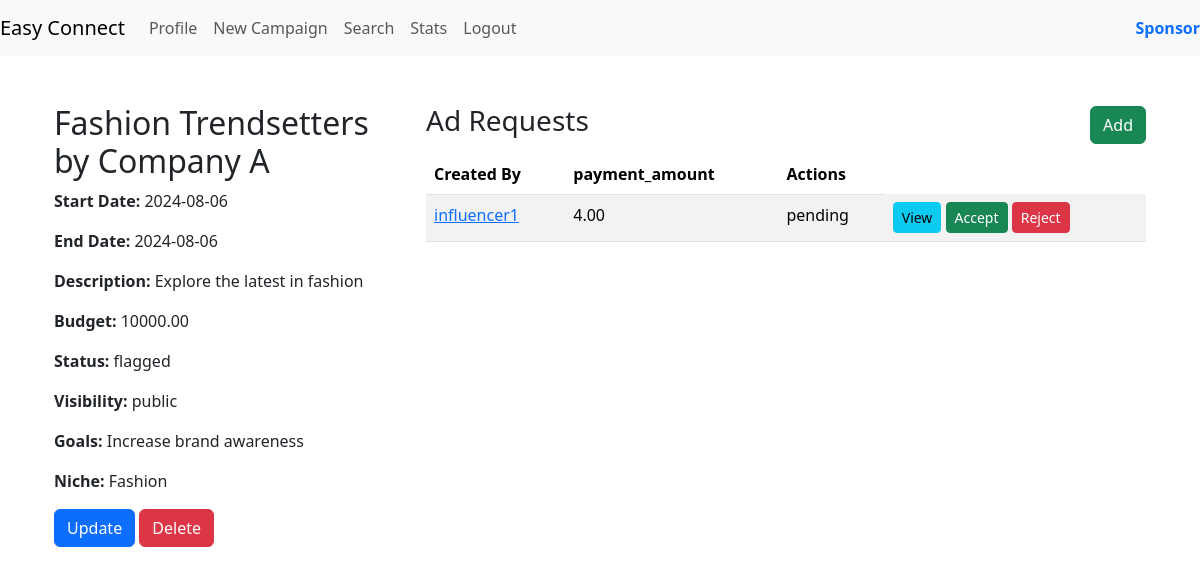
Before: /campaign_details/1 (signed in) with the older database file.
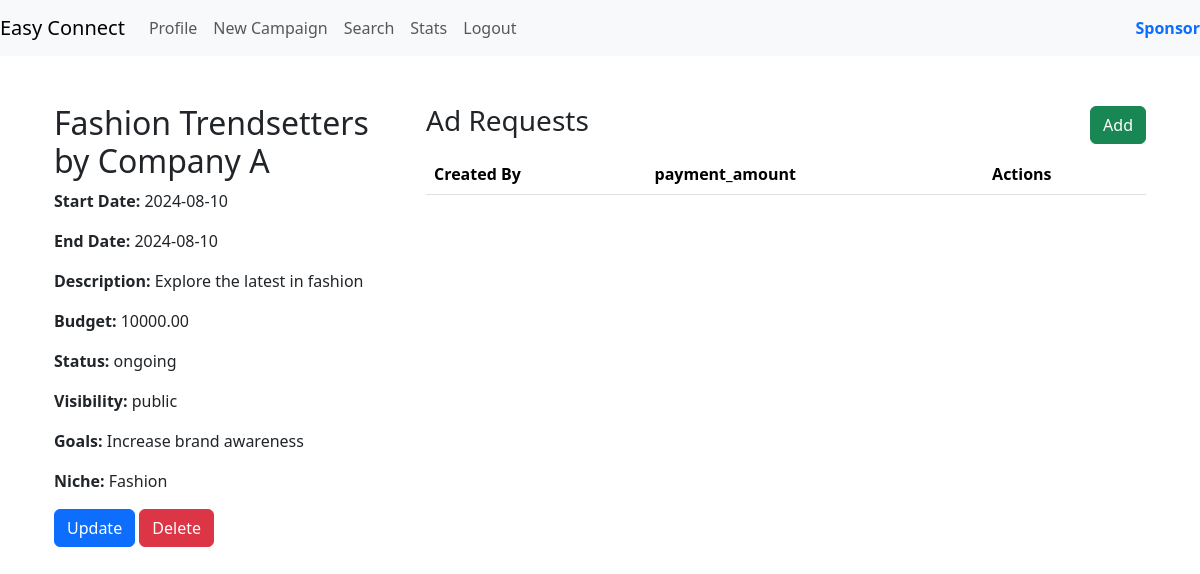
After: the same page with the newer database file.
### models.py (models this page shows)
class Campaign(db.Model):
    __tablename__ = 'campaign'
    campaign_id = db.Column(db.Integer, primary_key=True, autoincrement=True)
    sponsor_id = db.Column(db.Integer, db.ForeignKey('sponsors.sponsor_id'), nullable=False)
    name = db.Column(db.String(32),unique=True, nullable=False)
    description = db.Column(db.String(128))
    start_date = db.Column(db.Date)
    end_date = db.Column(db.Date)
    budget = db.Column(db.Float(10, 2), nullable=False)
    visibility = db.Column(Enum('private', 'public', name='visibility_types'), default='public', nullable=False)
    goals = db.Column(db.String(128))
    niche = db.Column(db.String(32),nullable=False)
    campaign_status = db.Column(Enum('ongoing', 'flagged', 'deleted', 'completed' ,name='campaign_status_types'), default='ongoing', nullable=False)
    sponsor = db.relationship('Sponsor', backref=db.backref('campaigns', lazy=True))

class AdRequest(db.Model):
    __tablename__ = 'ad_request'
    ad_request_id = db.Column(db.Integer, primary_key=True, autoincrement=True)
    campaign_id = db.Column(db.Integer, db.ForeignKey('campaign.campaign_id'), nullable=False)
    created_by = db.Column(db.Integer, db.ForeignKey('user.id'), nullable=False)
    created_for = db.Column(db.Integer, db.ForeignKey('user.id'), nullable=False)
    messages = db.Column(db.String(64))
    requirements = db.Column(db.String(128))
    payment_amount = db.Column(db.Float(10, 2), nullable = False)
    status = db.Column(Enum('ongoing', 'pending', 'flagged', 'deleted', 'completed', 'rejected' ,name='ad_request_status_types'), default='pending', nullable=False)
    campaign = db.relationship('Campaign', backref=db.backref('ad_requests', lazy=True))
    creator = db.relationship('User', foreign_keys=[created_by], backref=db.backref('created_ad_requests', lazy=True))
    recipient = db.relationship('User', foreign_keys=[created_for], backref=db.backref('received_ad_requests', lazy=True))

class User(db.Model):
    __tablename__ = 'user'
    id = db.Column(db.Integer, primary_key=True, autoincrement=True)
    role_id = db.Column(db.Integer, db.ForeignKey('user_role.role_id'), nullable=False)
    username = db.Column(db.String(32), nullable=False, unique=True)
    email_id = db.Column(db.String(64),  nullable=False)
    password = db.Column(db.String(64), nullable=False)
    is_flagged = db.Column(db.Boolean ,default=False)
    role = db.relationship('UserRole', backref=db.backref('users', lazy=True))

### routes.py (the view)
@app.route('/campaign_details/<int:campaign_id>')
@auth_rep
def campaign_details(campaign_id):
    campaign = Campaign.query.get(campaign_id)
    requests = AdRequest.query.filter_by(campaign_id=campaign_id)
    return render_template('campaign_details.html', campaign=campaign,requests=requests)

### routes.py (called while the page is built)
def auth_rep(func):
    @wraps(func)
    def inner(*args,**kwargs):
        if 'user_id' in session:
            user = User.query.get(session['user_id'])
            if user.is_flagged:
                flash('Your account is flagged and cannot perform this action.', 'error')
                return redirect(url_for('login'))
            return func(*args,**kwargs)
        else:
            flash('You are not logged in,Please login to proceed','error')
            return redirect(url_for('login'))
    return inner

### templates/campaign_details.html (shortened to what this page needs)
{% extends 'layout.html' %}
{% block content %}
<div class="container">
    <div class="row">
        <div class="col-md-4">
            <h2>{{ campaign.name }}</h2>
            <p><strong>Start Date:</strong> {{ campaign.start_date }}</p>
            <p><strong>End Date:</strong> {{ campaign.end_date }}</p>
            <p><strong>Description:</strong> {{ campaign.description }}</p>
            <p><strong>Budget:</strong> {{ campaign.budget | round(2) }}</p>
            <p><strong>Status:</strong> {{ campaign.campaign_status }}</p>
            <p><strong>Visibility:</strong> {{ campaign.visibility }}</p>
            <p><strong>Goals:</strong> {{ campaign.goals }}</p>
            <p><strong>Niche:</strong> {{ campaign.niche }}</p>
            {% if session['role_id'] == 2 %}
            <a href="{{ url_for('update_campaign', campaign_id=campaign.campaign_id) }}" class="btn btn-primary">Update</a>
            <a href="{{ url_for('delete_campaign', campaign_id=campaign.campaign_id) }}" class="btn btn-danger">Delete</a>
            {% endif %}
        </div>
        <div class="col-md-8">
            <div class="d-flex justify-content-between align-items-center">
                <h3>Ad Requests</h3>
                {% if not session['role_id'] == 1 %}
                <a href="{{ url_for('add_ad_request', campaign_id=campaign.campaign_id) }}" class="btn btn-success">Add</a>
                {% endif %}
            </div>
            <table class="table table-striped mt-2">
                <thead>
                    <tr>
                        <th>Created By</th>
                        <th>payment_amount</th>
                        <th>Actions</th>
                    </tr>
                </thead>
                <tbody>
                    {% for request in requests %}
                    <tr>
                        <td><a href="{{ url_for('view_profile', user_id=request.created_by) }}">{{ request.creator.username }}</a></td>
                        <td>{{ request.payment_amount | round(2)}}</td>
                        <td>{{ request.status}}</td>
                        <td>
                            <a href="{{ url_for('ad_request_details', request_id=request.ad_request_id) }}" class="btn btn-info btn-sm">View</a>
                            {% if request.created_for == session['user_id'] and request.status == 'pending'%}
                                <form action="{{ url_for('accept_ad_request', request_id=request.ad_request_id) }}" method="POST" style="display:inline;">
                                    <button type="submit" class="btn btn-success btn-sm">Accept</button>
                                </form>
                                <form action="{{ url_for('reject_ad_request', request_id=request.ad_request_id) }}" method="POST" style="display:inline;">
                                    <button type="submit" class="btn btn-danger btn-sm">Reject</button>
                                </form>
                            {% endif %}
                        </td>
                    </tr>
                    {% endfor %}
                </tbody>
            </table>
        </div>
    </div>
</div>
{% endblock %}

### templates/layout.html (shortened to what this page needs)
<!DOCTYPE html>
<html lang="en">
<head>
    <link href="https://cdn.jsdelivr.net/npm/bootstrap@5.3.3/dist/css/bootstrap.min.css" rel="stylesheet">
</head>
<body>
    {% if 'role_id' in session %}
        {% if session.role_id == 1 %}
            {% include 'nav_admin.html' %}
        {% elif session.role_id == 3 %}
            {% include 'nav_inf.html' %}
        {% elif session.role_id == 2 %}
            {% include 'nav_spon.html' %}
        {% else %}
            {% include 'navbar.html' %}
        {% endif %}
    {% else %}
        {% include 'navbar.html' %}
    {% endif %}
    <div class="container mt-5">
        {% block content %}{% endblock %}
    </div>
</body>
</html>

### templates/nav_spon.html (shortened to what this page needs)
<nav class="navbar navbar-expand-lg navbar-light bg-light">
    <a class="navbar-brand" href="{{ url_for('sponsor_dashboard')}} ">Easy Connect</a>
    <div class="collapse navbar-collapse" id="navbarNav">
        <ul class="navbar-nav me-auto mb-2 mb-lg-0">
            <li class="nav-item">
                <a class="nav-link" href="{{ url_for('user_profile',user_id=session.user_id) }}">Profile</a>
            </li>
            <li class="nav-item">
                <a class="nav-link" href="{{ url_for('create_campaign') }}">New Campaign</a>
            </li>
            <li class="nav-item">
                <a class="nav-link" href="{{ url_for('sponsor_search') }}">Search</a>
            </li>
            <li class="nav-item">
                <a class="nav-link" href="{{ url_for('stats') }}">Stats</a>
            </li>
            <li class="nav-item">
                <a class="nav-link" href="{{ url_for('logout') }}">Logout</a>
            </li>
        </ul>
        <span class="navbar-text">
            <strong class="text-primary">Sponsor</strong>
        </span>
    </div>
</nav>

Changed rows visible on the page:
removed AdRequest: creator.username "influencer1", payment_amount "4.00", status "pending"
changed Campaign "Fashion Trendsetters by Company A": start_date "2024-08-06" → "2024-08-10"; end_date "2024-08-06" → "2024-08-10"; campaign_status "flagged" → "ongoing"
